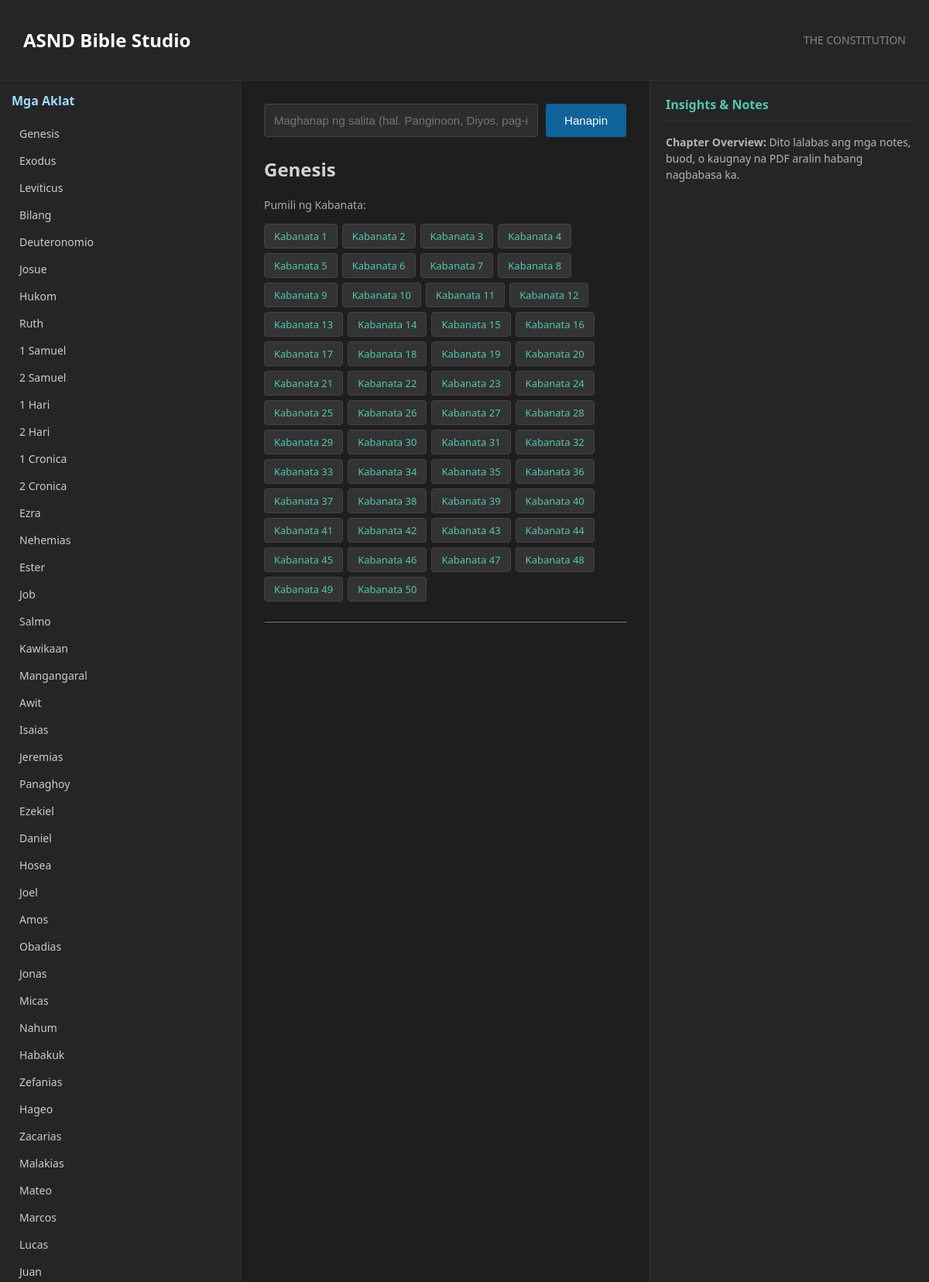
Page /?book=10 (upper part) on the committed database.
### tables this page shows
CREATE TABLE books (
	book_number NUMERIC NOT NULL, 
	short_name TEXT NOT NULL, 
	long_name TEXT NOT NULL, 
	book_color TEXT NOT NULL, 
	sorting_order NUMERIC NOT NULL DEFAULT 0, 
	PRIMARY KEY (book_number));

### app.py (the view, shortened to what this page needs)
@app.route('/', methods=['GET', 'POST'])
def index():
    conn = get_db_connection()
    cursor = conn.cursor()
    cursor.execute("SELECT book_number, long_name FROM books ORDER BY book_number")
    books = cursor.fetchall()
    raw_verses = []
    verses = []
    query = ""
    selected_book = request.args.get('book', type=int)
    selected_chapter = request.args.get('chapter', type=int)
    chapters = []
    current_book_name = ""
    if selected_book:
        cursor.execute("SELECT long_name FROM books WHERE book_number = ?", (selected_book,))
        b_name_row = cursor.fetchone()
        if b_name_row:
            current_book_name = b_name_row['long_name']
    if request.method == 'POST':
        query = request.form.get('query', '').strip()
        if query:
            cursor.execute("""
                SELECT b.long_name, v.chapter, v.verse, v.text
                FROM verses v
                JOIN books b ON v.book_number = b.book_number
                WHERE v.text LIKE ?
                ORDER BY v.book_number, v.chapter, v.verse
            """, ('%' + query + '%',))
            raw_verses = cursor.fetchall()
    elif selected_book:
        cursor.execute("SELECT DISTINCT chapter FROM verses WHERE book_number = ? ORDER BY chapter", (selected_book,))
        chapters = [row['chapter'] for row in cursor.fetchall()]
    conn.close()
    for v in raw_verses:
        v_dict = dict(v)
        v_dict['text'] = clean_text(v_dict['text'])
        verses.append(v_dict)
    return render_template('index.html', books=books, verses=verses, query=query,
                           selected_book=selected_book, selected_chapter=selected_chapter,
                           chapters=chapters, current_book_name=current_book_name)

### app.py (called while the page is built)
def get_db_connection():
    conn = sqlite3.connect(db_path)
    conn.row_factory = sqlite3.Row
    return conn

### templates/index.html (shortened to what this page needs)
<!DOCTYPE html>
<html lang="tl">
<head>
</head>
<body>
<header>
    <h2>ASND Bible Studio</h2>
    <span style="font-size: 14px; color: #888;"> THE CONSTITUTION</span>
</header>
<div class="container">
    <div class="sidebar-left">
        <h3>Mga Aklat</h3>
        <ul class="book-list">
            {% for b in books %}
                <li><a href="/?book={{ b.book_number }}">{{ b.long_name }}</a></li>
            {% endfor %}
        </ul>
    </div>
    <div class="main-reader">
        <form method="POST" action="/" class="search-box">
            <input type="text" name="query" value="{{ query }}" placeholder="Maghanap ng salita (hal. Panginoon, Diyos, pag-ibig)..." required>
            <button type="submit">Hanapin</button>
        </form>
        {% if current_book_name %}
            <h2>{{ current_book_name }}</h2>
            {% if chapters %}
                <p style="font-size: 14px; color: #aaa;">Pumili ng Kabanata:</p>
                <div class="chapter-buttons">
                    {% for ch in chapters %}
                        <a href="/?book={{ selected_book }}&chapter={{ ch }}" class="chapter-btn">Kabanata {{ ch }}</a>
                    {% endfor %}
                </div>
            {% endif %}
            <hr style="border-color: #333; margin: 20px 0;">
        {% endif %}
    </div>
    <div class="sidebar-right">
        <h3>Insights & Notes</h3>
        <div class="insight-card">
            <p><strong>Chapter Overview:</strong> Dito lalabas ang mga notes, buod, o kaugnay na PDF aralin habang nagbabasa ka.</p>
        </div>
    </div>
</div>
</body>
</html>

### templates/index.html (style rules this page uses)
body { font-family: 'Segoe UI', Tahoma, Geneva, Verdana, sans-serif; margin: 0; padding: 0; background-color: #1e1e1e; color: #d4d4d4; }
header { background-color: #252526; color: #ffffff; padding: 15px 30px; display: flex; justify-content: space-between; align-items: center; border-bottom: 1px solid #333; }
.container { display: flex; height: calc(100vh - 60px); overflow: hidden; }
.sidebar-left { width: 280px; background-color: #252526; border-right: 1px solid #333; overflow-y: auto; padding: 15px; }
.sidebar-left h3 { font-size: 16px; color: #9cdcfe; margin-top: 0; }
.book-list { list-style: none; padding: 0; margin: 0; }
.book-list li { margin-bottom: 4px; }
.book-list a { text-decoration: none; color: #cccccc; display: block; padding: 6px 10px; border-radius: 4px; font-size: 14px; }
.main-reader { flex: 1; background-color: #1e1e1e; padding: 30px; overflow-y: auto; }
.search-box { margin-bottom: 25px; display: flex; gap: 10px; }
.search-box input[type="text"] { flex: 1; padding: 12px; font-size: 15px; background: #2d2d2d; border: 1px solid #444; color: white; border-radius: 4px; }
.search-box button { padding: 12px 24px; font-size: 15px; background-color: #0e639c; color: white; border: none; border-radius: 4px; cursor: pointer; }
.chapter-buttons { display: flex; flex-wrap: wrap; gap: 6px; margin: 15px 0 25px 0; }
.chapter-btn { padding: 6px 12px; background: #333333; color: #4ec9b0; text-decoration: none; border-radius: 4px; font-size: 13px; border: 1px solid #444; }
.sidebar-right { width: 320px; background-color: #252526; border-left: 1px solid #333; padding: 20px; overflow-y: auto; }
.sidebar-right h3 { font-size: 16px; color: #4ec9b0; margin-top: 0; border-bottom: 1px solid #333; padding-bottom: 10px; }
.insight-card { font-size: 14px; color: #b5b5b5; line-height: 1.5; margin-bottom: 15px; }

### rows in the picture
books: long_name "Genesis"
books: long_name "Exodus"
books: long_name "Leviticus"
books: long_name "Bilang"
books: long_name "Deuteronomio"
books: long_name "Josue"
books: long_name "Hukom"
books: long_name "Ruth"
books: long_name "1 Samuel"
books: long_name "2 Samuel"
books: long_name "1 Hari"
books: long_name "2 Hari"
books: long_name "1 Cronica"
books: long_name "2 Cronica"
books: long_name "Ezra"
books: long_name "Nehemias"
books: long_name "Ester"
books: long_name "Job"
books: long_name "Salmo"
books: long_name "Kawikaan"
books: long_name "Mangangaral"
books: long_name "Awit"
books: long_name "Isaias"
books: long_name "Jeremias"
books: long_name "Panaghoy"
books: long_name "Ezekiel"
books: long_name "Daniel"
books: long_name "Hosea"
books: long_name "Joel"
books: long_name "Amos"
books: long_name "Obadias"
books: long_name "Jonas"
books: long_name "Micas"
books: long_name "Nahum"
books: long_name "Habakuk"
books: long_name "Zefanias"
books: long_name "Hageo"
books: long_name "Zacarias"
books: long_name "Malakias"
books: long_name "Mateo"
books: long_name "Marcos"
books: long_name "Lucas"
books: long_name "Juan"

### other values in the picture
{{ ch }} "1" "2" "3" "4" "5" "6" "7" "8" "9" "10" "11" "12" "13" "14" "15" "16" "17" "18" "19" "20" "21" "22" "23" "24" "25" "26" "27" "28" "29" "30" "31" "32" "33" "34" "35" "36" "37" "38" "39" "40" "41" "42" "43" "44" "45" "46" "47" "48" "49" "50"
